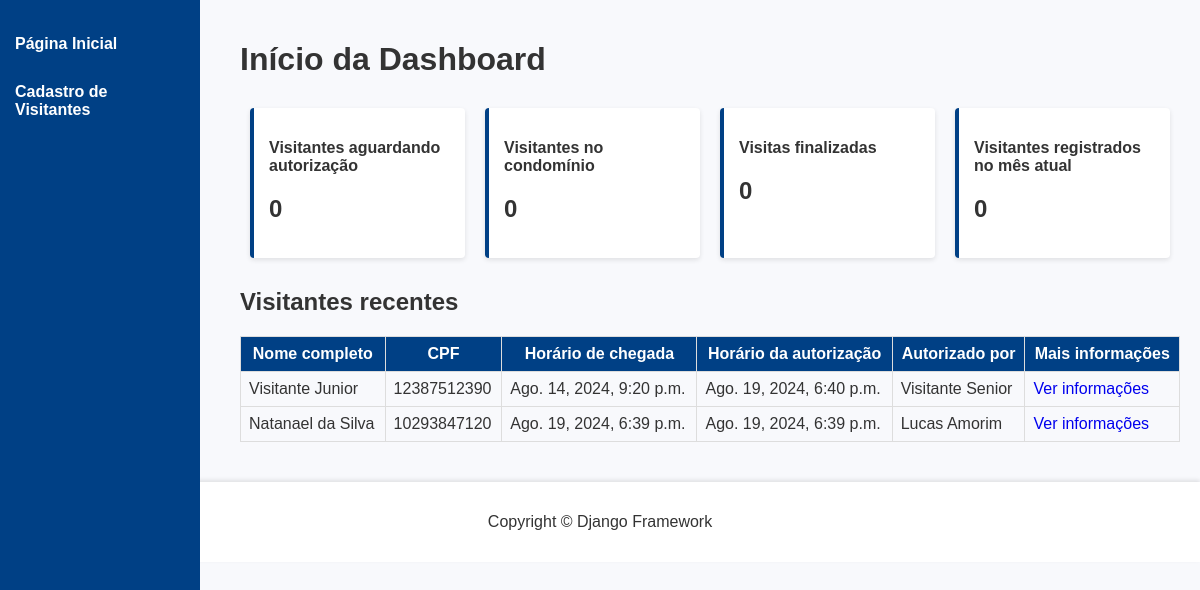
The app's page /, older data.
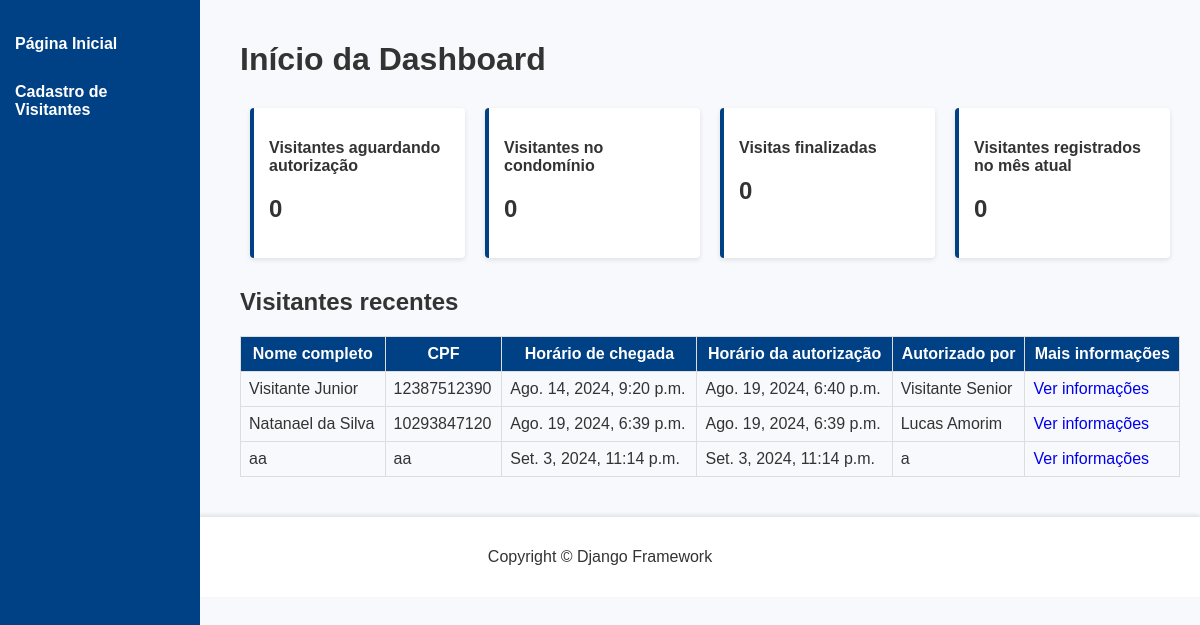
The same page, newer data.
### visitantes/models.py (models this page shows, shortened)
class Visitante(models.Model):
    nome_completo = models.CharField(
        verbose_name="Nome Completo",
        max_length=255,
    )
    cpf = models.CharField(
        verbose_name="CPF",
        max_length=11,
        unique=True
    )
    data_nascimento = models.DateField(
        verbose_name="Data de Nascimento",
        auto_now=False,
        auto_now_add=False,
    )
    numero_casa = models.CharField(
        verbose_name="Número da Casa Visitada",
        max_length=255,
    )
    placa_veiculo = models.CharField(
        verbose_name="Placa do Veículo",
        max_length=7,
        blank=True,
        null=True,
    )
    hora_chegada = models.DateTimeField(
        verbose_name="Hora de Chegada",
        blank=True,
        null=True,
        auto_now_add=True,
        )
    hora_saida = models.DateTimeField(
        verbose_name="Hora de Saída",
        blank=True,
        null=True,
        auto_now=False,
        )
    hora_autorizacao = models.DateTimeField(
        verbose_name="Hora de Autorização",
        blank=True,
        null=True,
        auto_now=False,
    )
    nome_morador = models.CharField(
        verbose_name="Nome do Morador que autorizou a entrada",
        max_length=255,
        blank=True,
    )
    porteiro_autorizador = models.ForeignKey(
        "porteiros.Porteiro",
        verbose_name="Porteiro que Autorizou a Entrada",
        on_delete=models.PROTECT,
    )
    STATUS_VISITANTE = [
        ("AGUARDANDO", "Aguardando autorização"),
        ("EM_VISITA", "Em visita"),
        ("FINALIZADO", "Visita finalizada"),
    ]
    status = models.CharField(
        verbose_name = "Status",
        max_length = 20,
        choices = STATUS_VISITANTE,
        default="AGUARDANDO"
    )
    class Meta:
        verbose_name = "Visitante"
        verbose_name_plural = "Visitantes"
        db_table = "visitante"

### dashboard/views.py (the view)
# urls.py: path("", index, name="index"),
def index(request):
    todos_visitantes = Visitante.objects.all()
    context = {
        "nome_pagina": "Início da Dashboard",
        "todos_visitantes": todos_visitantes,
    }
    return render(request, "usuarios/index.html", context)

### templates/usuarios/index.html
{% extends "base.html" %}
{% block content %}
<div class="content">
    <h1>{{ nome_pagina }}</h1>
    <div class="card-container">
        <div class="card">
            <p>Visitantes aguardando autorização</p>
            <h2>0</h2>
        </div>
        <div class="card">
            <p>Visitantes no condomínio</p>
            <h2>0</h2>
        </div>
        <div class="card">
            <p>Visitas finalizadas</p>
            <h2>0</h2>
        </div>
        <div class="card">
            <p>Visitantes registrados no mês atual</p>
            <h2>0</h2>
        </div>
    </div>
    <h2>Visitantes recentes</h2>
    <table class="table">
        <thead>
            <tr>
                <th>Nome completo</th>
                <th>CPF</th>
                <th>Horário de chegada</th>
                <th>Horário da autorização</th>
                <th>Autorizado por</th>
                <th>Mais informações</th>
            </tr>
        </thead>
        <tbody>
            {% for visitante in todos_visitantes %}
                <tr>
                    <td>{{ visitante.nome_completo }}</td>
                    <td>{{ visitante.cpf}}</td>
                    <td>{{ visitante.hora_chegada }}</td>
                    <td>{{ visitante.hora_autorizacao }}</td>
                    <td>{{ visitante.nome_morador }}</td>
                    <td><a href="{% url 'informacoes_visitante' id=visitante.id %}" class="btn">Ver informações</a></td>
                </tr>
            {% endfor %}
        </tbody>
    </table>
</div>
{% endblock content %}

Row changes from the older to the newer data that the page shows:
added Visitante: nome_completo "aa", cpf "aa", hora_chegada "Set. 3, 2024, 11:14 p.m.", hora_autorizacao "Set. 3, 2024, 11:14 p.m.", nome_morador "a"
